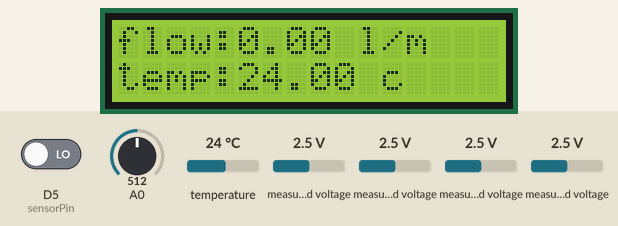
The sketch below on a simulated ESP8266 (NodeMCU). Shown: 16×2 character LCD. The test bench sets the inputs (shaded band); at power-on: measured voltage 2.5 V, temperature 24 °C, A0 = 512, D5 (sensorPin) LOW. WiFi joins after 1.5 s; servers stay silent unless stated; what the sketch prints to the serial monitor is not drawn.

Above: at 4.0 s.
4.1 s: measured voltage (sensor 200) set to 0.1 V
At 11.0 s:
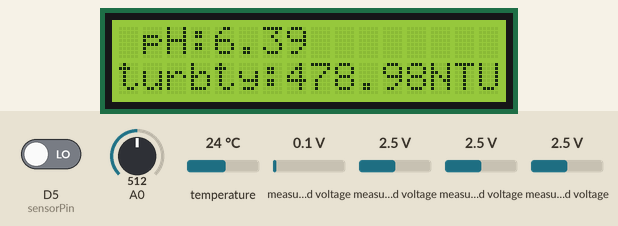
16.4 s: temperature set to 12 °C
At 23.0 s:
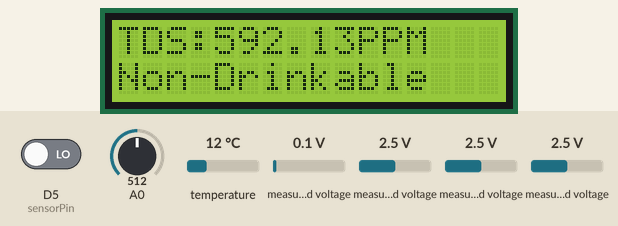
23.2 s: measured voltage (sensor 202) set to 0.1 V
At 29.6 s:
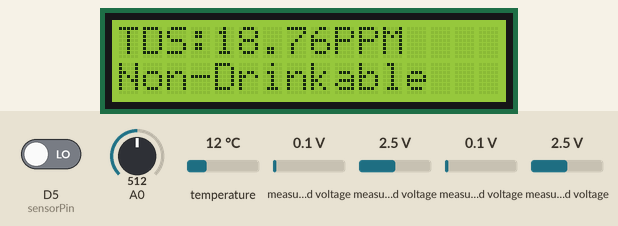
33.6 s: A0 set to 716
At 39.4 s:
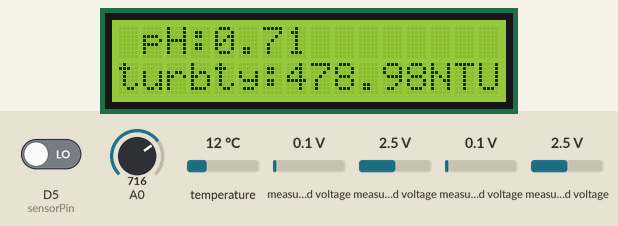
41.4 s: D5 (sensorPin) driven HIGH
At 44.3 s:
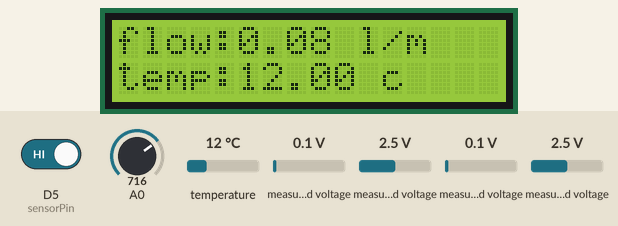
46.1 s: measured voltage (sensor 200) set to 1.2 V
At 51.1 s:
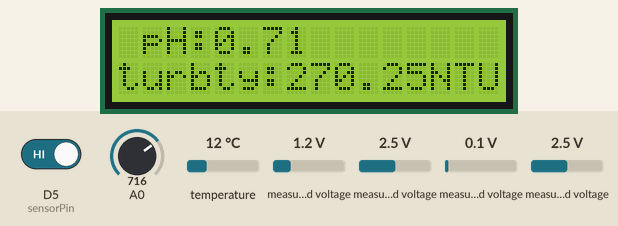
Timing chart, 0 to 52.6 s (numbered marks = the images above; inputs shaded):
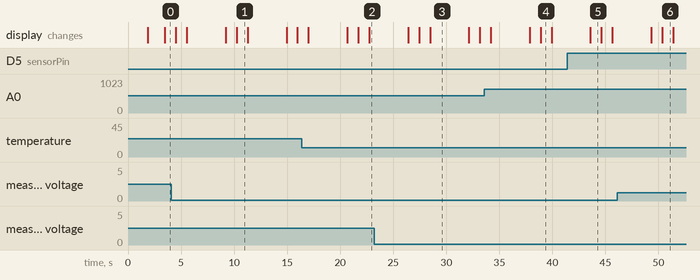

Measured:
- what the display in image 1 shows lasts 1.1 s, from 10.2 s to 11.3 s
- what the display in image 3 shows lasts 3.6 s, from 28.5 s to 32.1 s

The sketch:

tds_iot.ino
```cpp
#define BLYNK_TEMPLATE_ID "TMPL3JGz_a_Kp"
#define BLYNK_TEMPLATE_NAME "IOT"
#define BLYNK_AUTH_TOKEN "pCIM_WVUDDVtBGD_Zzr6tScZ2eUW-8xx"


#define BLYNK_PRINT Serial
#include <ESP8266WiFi.h>
#include <WiFiClient.h>
#include <BlynkSimpleEsp8266.h>
#include <OneWire.h>
#include <Wire.h>
#include <DallasTemperature.h>
#include <Adafruit_ADS1X15.h>
#include <Adafruit_GFX.h>


#include <LiquidCrystal_I2C.h>
LiquidCrystal_I2C lcd(0x27, 16, 2);
Adafruit_ADS1115 ads;
#define DS18B20 0  //Connect to GPIO2 pin
OneWire ourWire(DS18B20);
DallasTemperature sensor(&ourWire);

char auth[] = BLYNK_AUTH_TOKEN;


char ssid[] = "knocker";  // Enter your wifi name
char pass[] = "eighteights";  // Enter your wifi password

BlynkTimer timer;
int sensorPin = D5;
volatile long pulse;
unsigned long lastTime;
int pH_Value;
float Voltage;


float calibration_value = 21.34 - 0.7;
int phval = 0;
unsigned long int avgval;
int buffer_arr[10],temp;


float volume,turbidity,tds,ph_act;

void sendSensor()
{
  // Request temperature to all devices on the data line
  sensor.requestTemperatures();

  //Serial.print("Celsius temperature: ");
  //We can connect more than one IC on the same data wire. 0 refers to the first IC on the wire
  //Serial.print(sensor.getTempCByIndex(0));
  //Serial.print(" - Fahrenheit temperature: ");
  //Serial.println(sensor.getTempFByIndex(0));
  int tempC=sensor.getTempCByIndex(0);
  int tempF=sensor.getTempFByIndex(0);
  delay(1000);

  // You can send any value at any time.
  // Please don't send more that 10 values per second.
    Blynk.virtualWrite(V0, tempC);
    Blynk.virtualWrite(V1, turbidity);
    Blynk.virtualWrite(V2,volume);
    Blynk.virtualWrite(V3, tds);
    Blynk.virtualWrite(V4, ph_act);
    delay(500);
}
void setup()

{

  Blynk.begin(auth, ssid, pass);lcd.init();
   if (!ads.begin())
  {
    Serial.println("Failed to initialize ADS.");
    while (1);
  }
  lcd.backlight();
   lcd.setCursor(0,0);
    lcd.print("welcome");
     lcd.setCursor(0,1);
    lcd.print("Intialzing");
    delay(200);
  pinMode(sensorPin, INPUT);
   Serial.begin(9600);
  sensor.begin();
  attachInterrupt(digitalPinToInterrupt(sensorPin), increase, RISING);


  timer.setInterval(100L, sendSensor);

  }

void loop()
{
  for(int i=0;i<10;i++)
 {
 buffer_arr[i]=analogRead(A0);
 delay(30);
 }
 for(int i=0;i<9;i++)
 {
 for(int j=i+1;j<10;j++)
 {
 if(buffer_arr[i]>buffer_arr[j])
 {
 temp=buffer_arr[i];
 buffer_arr[i]=buffer_arr[j];
 buffer_arr[j]=temp;
 }
 }
 }
 avgval=0;
 for(int i=2;i<8;i++)
 avgval+=buffer_arr[i];
 float volt=(float)avgval*5.0/1024/6;
  ph_act = -5.70 * volt + calibration_value;

// Serial.print("pH Val: ");
 //Serial.println(ph_act);
 delay(1000);

 tds=0;

  volume = 2.663 * pulse / 1000 * 30;
  if (millis() - lastTime > 2000) {
    pulse = 0;
    lastTime = millis();
  }
  // Serial.print(volume);
  //Serial.println(" L/m");
  int16_t adc0, adc1, adc2, adc3;
  float volts0, volts1, volts2, volts3;
int A;
float v;
   ads.setGain(GAIN_ONE);
  adc0 = ads.readADC_SingleEnded(0);
  adc1 = ads.readADC_SingleEnded(1);
  adc2 = ads.readADC_SingleEnded(2);
  adc3 = ads.readADC_SingleEnded(3);


  volts0 = ads.computeVolts(adc0);
  volts1 = ads.computeVolts(adc1);
  volts2 = ads.computeVolts(adc2);
  volts3 = ads.computeVolts(adc3);
float volts0real=volts0*1.87;
turbidity=-101.47*volts0real+497.95;

Serial.print(volts0);


float ec,ec25;
//if(volts2>0.75)
//{


ec=(133.42*volts2*volts2*volts2-255.86*volts2*volts2+857.39*volts2)/3;
ec25=ec/(1.0+0.02*(sensor.getTempCByIndex(0)-25.0));
tds=ec25*0.5;
//}
  lcd.clear();
    lcd.setCursor(0,0);
    lcd.print("flow:");
    lcd.print(volume);
    lcd.print(" l/m");

    lcd.setCursor(0,1);
    lcd.print("temp:");
    lcd.print(sensor.getTempCByIndex(0));
    lcd.print(" c");
 delay(1000);
 lcd.clear();
    lcd.setCursor(0,0);
     lcd.print(" pH:");
    lcd.print(ph_act);


    lcd.setCursor(0,1);
    lcd.print("turbty:");
    lcd.print(turbidity);
    lcd.print("NTU");
     delay(1000);
     lcd.clear();
    lcd.setCursor(0,0);
    lcd.print("TDS:");
    lcd.print(tds);
    lcd.print("PPM");
    float tempd=sensor.getTempCByIndex(0);
    if(tds>=50&&tds<=200&&turbidity<=7&&turbidity>=1&&ph_act<=8.5&&ph_act>=6.5&&tempd<=35.00&&tempd>=25.00&&volume>=19.5&&volume<=45.45)
    {
      lcd.setCursor(0,1);
    lcd.print("Drinkable");
    }
    lcd.setCursor(0,1);
    lcd.print("Non-Drinkable");

  Blynk.run();
  timer.run();

  //Serial.println(Voltage);

   //Serial.println(volts0);


}
ICACHE_RAM_ATTR void increase() {
  pulse++;


}
```
